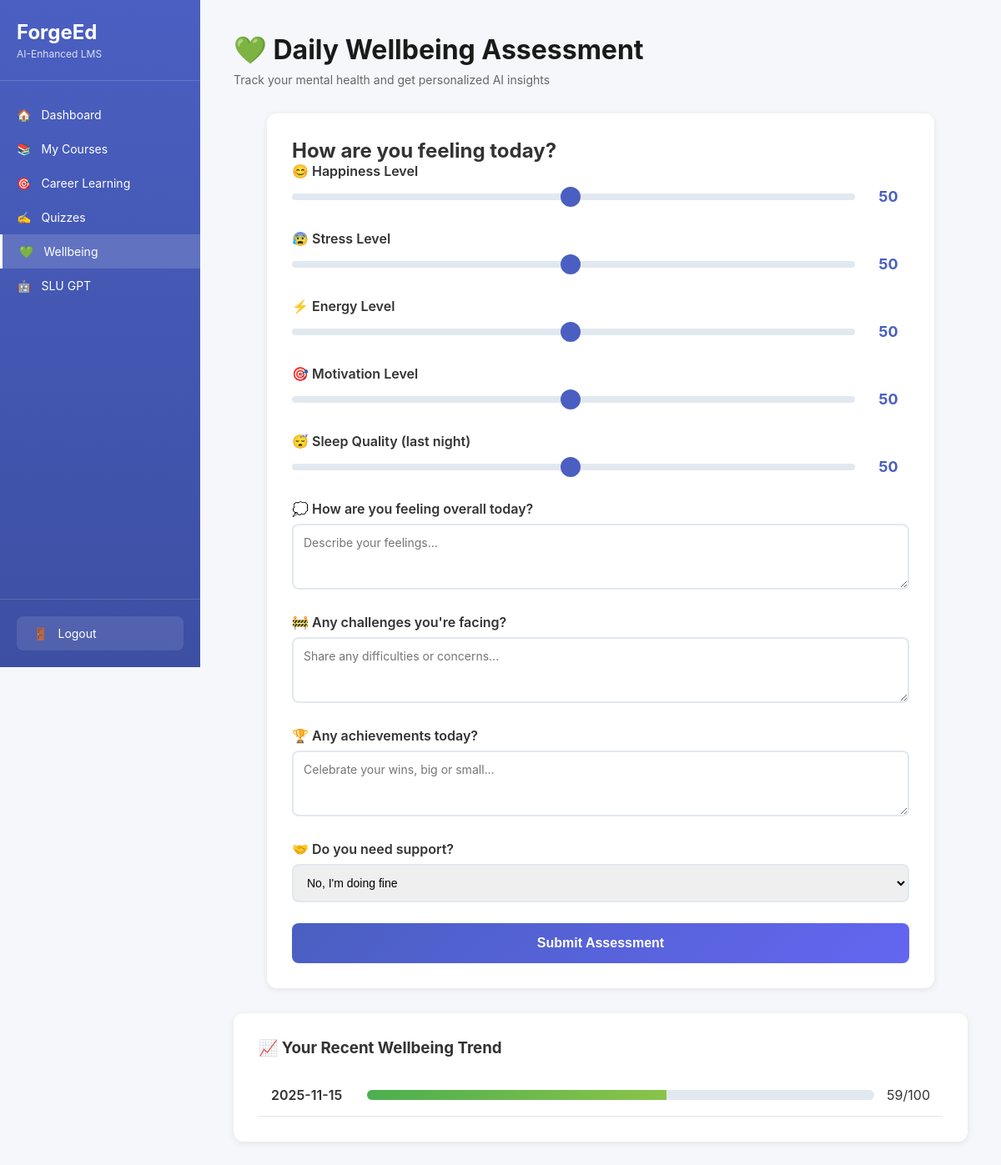
The app's page /wellbeing (signed in), older data.
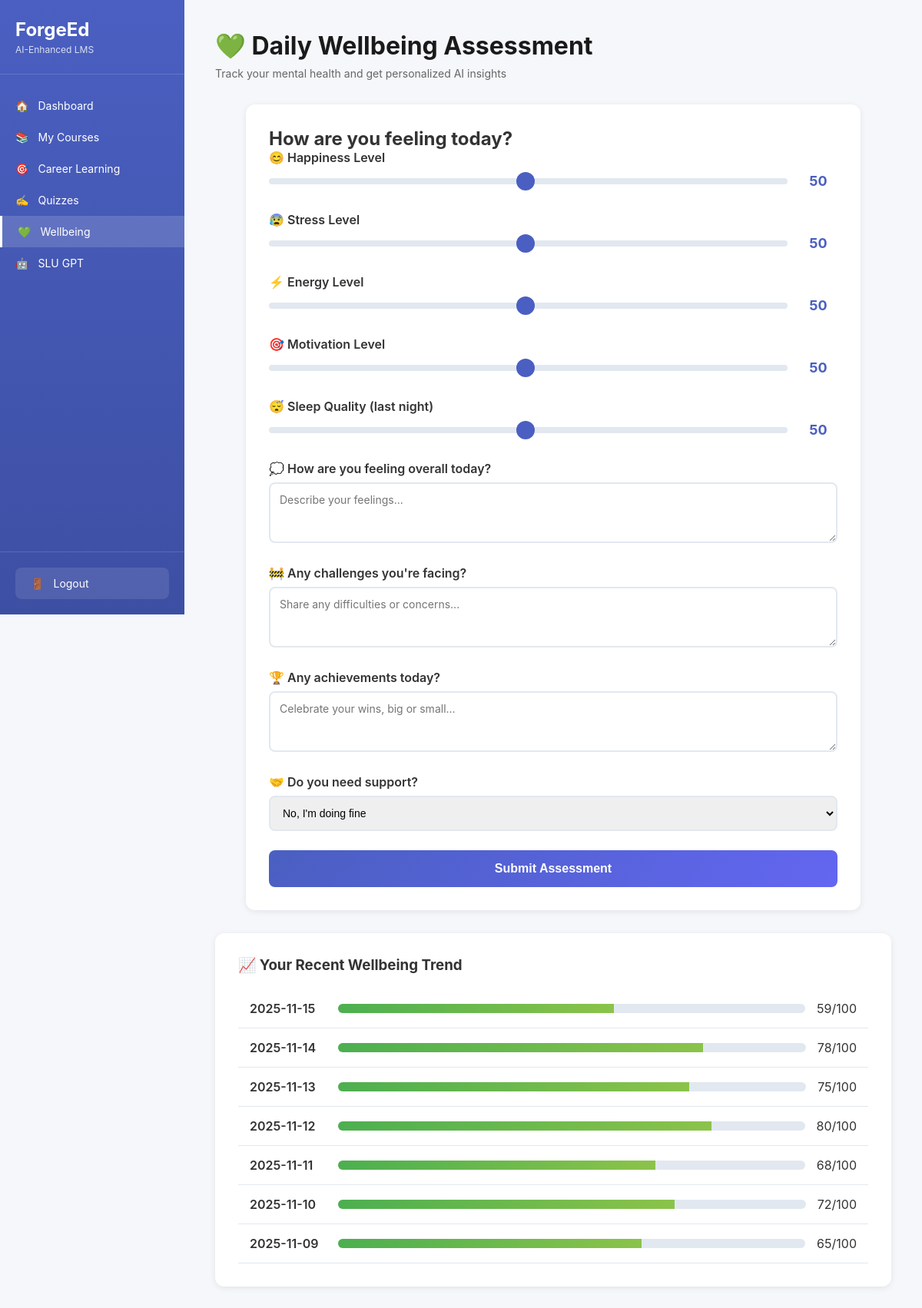
The same page, newer data.
### tables this page shows
CREATE TABLE wellbeing_assessments (
            id INTEGER PRIMARY KEY AUTOINCREMENT,
            student_id INTEGER NOT NULL,
            assessment_date DATE NOT NULL,
            happiness_score INTEGER DEFAULT 50,
            stress_score INTEGER DEFAULT 50,
            energy_score INTEGER DEFAULT 50,
            motivation_score INTEGER DEFAULT 50,
            sleep_quality INTEGER DEFAULT 50,
            responses TEXT,
            total_score INTEGER DEFAULT 50,
            ai_insights TEXT,
            created_at TIMESTAMP DEFAULT CURRENT_TIMESTAMP,
            FOREIGN KEY (student_id) REFERENCES students (id),
            UNIQUE(student_id, assessment_date)
        );

### app.py (the view)
@app.route('/wellbeing')
def wellbeing():
    if 'student_id' not in session:
        return redirect(url_for('index'))
    student_id = session['student_id']
    conn = get_db()
    today = date.today().isoformat()
    existing = conn.execute('''
        SELECT * FROM wellbeing_assessments
        WHERE student_id = ? AND assessment_date = ?
    ''', (student_id, today)).fetchone()
    recent_assessments = conn.execute('''
        SELECT * FROM wellbeing_assessments
        WHERE student_id = ?
        ORDER BY assessment_date DESC
        LIMIT 7
    ''', (student_id,)).fetchall()
    conn.close()
    return render_template('wellbeing.html',
                         existing_assessment=existing,
                         recent_assessments=recent_assessments)

### database.py (called while the page is built)
def get_db():
    conn = sqlite3.connect('forgeed.db')
    conn.row_factory = sqlite3.Row
    return conn

### templates/wellbeing.html (shortened to what this page needs)
<!DOCTYPE html>
<html lang="en">
<head>
    <link rel="stylesheet" href="/static/style.css">
</head>
<body>
    <div class="app-container">
        <nav class="sidebar">
            <div class="sidebar-logo">
                <h2>ForgeEd</h2>
                <p>AI-Enhanced LMS</p>
            </div>
            <div class="sidebar-nav">
                <a href="/dashboard" class="nav-item">
                    <span>🏠</span> Dashboard
                </a>
                <a href="/courses" class="nav-item">
                    <span>📚</span> My Courses
                </a>
                <a href="/career-learning" class="nav-item">
                    <span>🎯</span> Career Learning
                </a>
                <a href="/quiz" class="nav-item">
                    <span>✍️</span> Quizzes
                </a>
                <a href="/wellbeing" class="nav-item active">
                    <span>💚</span> Wellbeing
                </a>
                <a href="/slu-gpt" class="nav-item">
                    <span>🤖</span> SLU GPT
                </a>
            </div>
            <div class="sidebar-footer">
                <a href="/logout" class="logout-btn">
                    <span>🚪</span> Logout
                </a>
            </div>
        </nav>
        <main class="main-content">
            <div class="page-header">
                <h1>💚 Daily Wellbeing Assessment</h1>
                <p>Track your mental health and get personalized AI insights</p>
            </div>
            {% if existing_assessment %}
            <div class="wellbeing-completed">
                <h2>✅ Today's Assessment Complete!</h2>
                <div class="score-display">
                    <h3>Your Wellbeing Score</h3>
                    <div class="big-score">{{ existing_assessment['total_score'] }}/100</div>
                </div>
                <div class="ai-insights-box">
                    <h3>🤖 AI Insights & Motivation</h3>
                    <p>{{ existing_assessment['ai_insights'] }}</p>
                </div>
                <p style="text-align: center; margin-top: 20px;">Come back tomorrow for your next assessment!</p>
            </div>
            {% else %}
            <div class="wellbeing-form">
                <form id="wellbeingForm">
                    <h2>How are you feeling today?</h2>
                    <div class="slider-group">
                        <label>😊 Happiness Level</label>
                        <div class="slider-container">
                            <input type="range" id="happiness" name="happiness" min="1" max="100" value="50" oninput="updateSliderValue('happiness', this.value)">
                            <span class="slider-value" id="happiness-value">50</span>
                        </div>
                    </div>
                    <div class="slider-group">
                        <label>😰 Stress Level</label>
                        <div class="slider-container">
                            <input type="range" id="stress" name="stress" min="1" max="100" value="50" oninput="updateSliderValue('stress', this.value)">
                            <span class="slider-value" id="stress-value">50</span>
                        </div>
                    </div>
                    <div class="slider-group">
                        <label>⚡ Energy Level</label>
                        <div class="slider-container">
                            <input type="range" id="energy" name="energy" min="1" max="100" value="50" oninput="updateSliderValue('energy', this.value)">
                            <span class="slider-value" id="energy-value">50</span>
                        </div>
                    </div>
                    <div class="slider-group">
                        <label>🎯 Motivation Level</label>
                        <div class="slider-container">
                            <input type="range" id="motivation" name="motivation" min="1" max="100" value="50" oninput="updateSliderValue('motivation', this.value)">
                            <span class="slider-value" id="motivation-value">50</span>
                        </div>
                    </div>
                    <div class="slider-group">
                        <label>😴 Sleep Quality (last night)</label>
                        <div class="slider-container">
                            <input type="range" id="sleep" name="sleep" min="1" max="100" value="50" oninput="updateSliderValue('sleep', this.value)">
                            <span class="slider-value" id="sleep-value">50</span>
                        </div>
                    </div>
                    <div class="text-group">
                        <label>💭 How are you feeling overall today?</label>
                        <textarea id="feelings" name="feelings" rows="3" placeholder="Describe your feelings..."></textarea>
                    </div>
                    <div class="text-group">
                        <label>🚧 Any challenges you're facing?</label>
                        <textarea id="challenges" name="challenges" rows="3" placeholder="Share any difficulties or concerns..."></textarea>
                    </div>
                    <div class="text-group">
                        <label>🏆 Any achievements today?</label>
                        <textarea id="achievements" name="achievements" rows="3" placeholder="Celebrate your wins, big or small..."></textarea>
                    </div>
                    <div class="multiple-choice-group">
                        <label>🤝 Do you need support?</label>
                        <select id="support" name="support">
                            <option value="none">No, I'm doing fine</option>
                        </select>
                    </div>
                    <button type="submit" class="submit-btn">Submit Assessment</button>
                </form>
            </div>
            {% endif %}
            {% if recent_assessments %}
            <div class="recent-assessments">
                <h3>📈 Your Recent Wellbeing Trend</h3>
                <div class="assessment-history">
                    {% for assessment in recent_assessments %}
                    <div class="history-item">
                        <span class="date">{{ assessment['assessment_date'] }}</span>
                        <div class="score-bar">
                            <div class="score-fill" style="width: {{ assessment['total_score'] }}%"></div>
                        </div>
                        <span class="score">{{ assessment['total_score'] }}/100</span>
                    </div>
                    {% endfor %}
                </div>
            </div>
            {% endif %}
        </main>
    </div>
</body>
</html>

### static/style.css (style rules this page uses)
:root { --color-academic: #2196F3; --color-academic-light: rgba(33, 150, 243, 0.1); --color-career: #9b7fd7; --color-career-light: rgba(155, 127, 215, 0.1); --color-wellbeing: #f4a261; --color-wellbeing-light: rgba(244, 162, 97, 0.1); }
* { margin: 0; padding: 0; box-sizing: border-box; }
body { font-family: -apple-system, BlinkMacSystemFont, 'Segoe UI', Roboto, 'Helvetica Neue', Arial, sans-serif; background: #f5f7fa; color: #333; }
.app-container { display: flex; min-height: 100vh; }
.sidebar { width: 240px; background: linear-gradient(180deg, #4a5fc1 0%, #3d4fa3 100%); color: white; display: flex; flex-direction: column; position: fixed; height: 100vh; overflow-y: auto; }
.sidebar-logo { padding: 24px 20px; border-bottom: 1px solid rgba(255, 255, 255, 0.15); }
.sidebar-logo h2 { font-size: 24px; font-weight: 700; }
.sidebar-logo p { font-size: 12px; opacity: 0.8; margin-top: 4px; }
.sidebar-nav { flex: 1; padding: 20px 0; }
.nav-item { display: flex; align-items: center; gap: 12px; padding: 12px 20px; color: white; text-decoration: none; transition: background 0.3s; font-size: 14px; }
.nav-item.active { background: rgba(255, 255, 255, 0.15); border-left: 3px solid white; }
.sidebar-footer { padding: 20px; border-top: 1px solid rgba(255, 255, 255, 0.15); }
.logout-btn { display: flex; align-items: center; gap: 12px; padding: 12px 20px; color: white; text-decoration: none; background: rgba(255, 255, 255, 0.1); border-radius: 8px; font-size: 14px; border: none; cursor: pointer; width: 100%; }
.main-content { flex: 1; margin-left: 240px; padding: 40px; }
.page-header { margin-bottom: 32px; }
.page-header h1 { font-size: 32px; font-weight: 700; color: #1a1a1a; margin-bottom: 8px; }
.page-header p { color: #666; font-size: 14px; }
.wellbeing-form { background: white; padding: 30px; border-radius: 12px; box-shadow: 0 2px 8px rgba(0,0,0,0.08); max-width: 800px; margin: 0 auto; }
.slider-group { margin-bottom: 30px; }
.slider-group label { display: block; font-weight: 600; margin-bottom: 10px; font-size: 16px; }
.slider-container { display: flex; align-items: center; gap: 15px; }
.slider-container input[type="range"] { flex: 1; height: 8px; border-radius: 5px; background: #e2e8f0; outline: none; -webkit-appearance: none; }
.slider-value { min-width: 50px; text-align: center; font-weight: 700; font-size: 18px; color: #4a5fc1; }
.text-group { margin-bottom: 25px; }
.text-group label { display: block; font-weight: 600; margin-bottom: 8px; }
.text-group textarea { width: 100%; padding: 12px; border: 2px solid #e2e8f0; border-radius: 8px; font-family: inherit; font-size: 14px; resize: vertical; }
.multiple-choice-group { margin-bottom: 25px; }
.multiple-choice-group label { display: block; font-weight: 600; margin-bottom: 8px; }
.multiple-choice-group select { width: 100%; padding: 12px; border: 2px solid #e2e8f0; border-radius: 8px; font-size: 14px; }
.submit-btn { background: linear-gradient(135deg, #4a5fc1 0%, #6366f1 100%); color: white; border: none; padding: 15px 40px; border-radius: 8px; font-size: 16px; font-weight: 600; cursor: pointer; width: 100%; }
.recent-assessments { background: white; padding: 30px; border-radius: 12px; box-shadow: 0 2px 8px rgba(0,0,0,0.08); margin-top: 30px; }
.assessment-history { margin-top: 20px; }
.history-item { display: flex; align-items: center; gap: 15px; padding: 15px; border-bottom: 1px solid #e2e8f0; }
.history-item .date { min-width: 100px; font-weight: 600; }
.score-bar { flex: 1; height: 12px; background: #e2e8f0; border-radius: 6px; overflow: hidden; }
.score-fill { height: 100%; background: linear-gradient(90deg, #4CAF50 0%, #8BC34A 100%); transition: width 0.3s; }

Row changes from the older to the newer data that the page shows:
added wellbeing_assessments: assessment_date "2025-11-14", total_score "78"
added wellbeing_assessments: assessment_date "2025-11-13", total_score "75"
added wellbeing_assessments: assessment_date "2025-11-12", total_score "80"
added wellbeing_assessments: assessment_date "2025-11-11", total_score "68"
added wellbeing_assessments: assessment_date "2025-11-10", total_score "72"
added wellbeing_assessments: assessment_date "2025-11-09", total_score "65"
